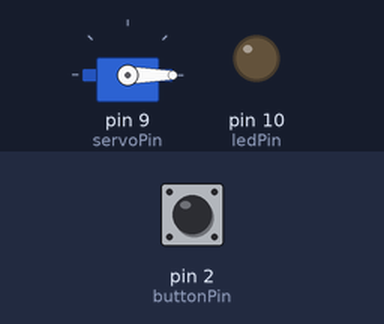
Bench run of a sketch on a simulated Arduino Uno, built with avr-gcc and run on an emulated ATmega328P. Shown: servo, output pins drawn as LEDs (lit = HIGH). Inputs (shaded band) come from the test bench; at power-on: pin 2 (buttonPin) HIGH. EEPROM starts erased; what the sketch prints to the serial monitor is not drawn.

Above: at 1.2 s.
1.3 s: pin 2 (buttonPin) pulled LOW for 0.15 s
At 2.5 s:
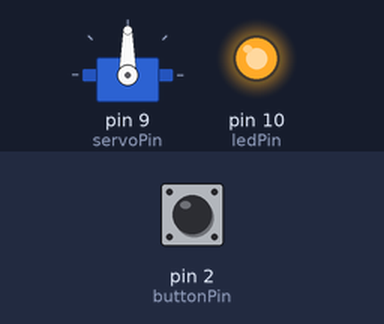
2.9 s: pin 2 (buttonPin) pulled LOW for 1 s
At 3.7 s:
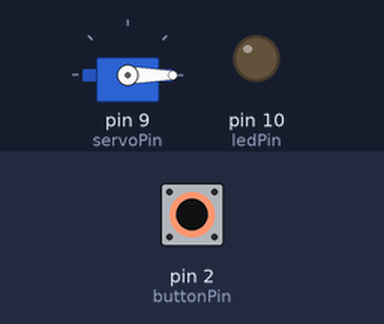
5.4 s: pin 2 (buttonPin) pulled LOW for 3.2 s
At 6.8 s:
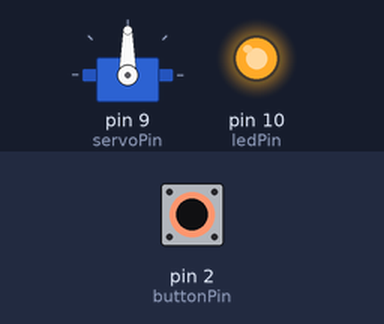
Timing chart, 0 to 8.4 s (numbered marks = the images above; inputs shaded):
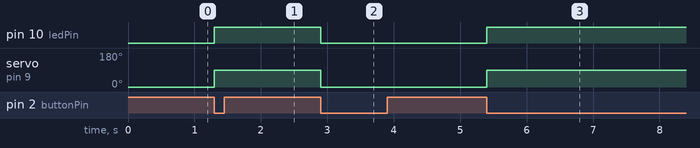

Measured:
- after the input at 1.3 s, pin 10 (ledPin): LOW → HIGH at once; servo on pin 9 (servoPin): 0° → 90° at once
- after the input at 2.9 s, pin 10 (ledPin): HIGH → LOW at once; servo on pin 9 (servoPin): 90° → 0° at once
- after the input at 5.4 s, pin 10 (ledPin): LOW → HIGH at once; servo on pin 9 (servoPin): 0° → 90° at once

The sketch:

3lab.ino
```cpp
#include <Servo.h>
#include <EEPROM.h>

const int ledPin = 10;
const int buttonPin = 2;
const int servoPin = 9;

Servo servo;

volatile bool buttonFlag = false;
volatile bool timerFlag = false;

bool ledState = false;
bool pressed = false;

int servoAngle = 0;
int storedAngle = 0;
int pressCount = 0;


const byte VALID_MARK = 0xA7;
const int addrValid = 0;
const int addrAngle = 1;
const int addrPressCount = 3;


unsigned long lastTick = 0;
const unsigned long tickInterval = 10;

void onButtonPress() {
  if (digitalRead(buttonPin) == LOW) {
    buttonFlag = true;
  }
}

ISR(TIMER2_COMPA_vect) {
  timerFlag = true;
}

void loadEEPROM() {
  byte valid = EEPROM.read(addrValid);
  if (valid == VALID_MARK) {
    EEPROM.get(addrAngle, storedAngle);
    EEPROM.get(addrPressCount, pressCount);
  } else {
    storedAngle = 0;
    pressCount = 0;
    EEPROM.write(addrValid, VALID_MARK);
    EEPROM.put(addrAngle, storedAngle);
    EEPROM.put(addrPressCount, pressCount);
  }
}

void saveEEPROM() {
  EEPROM.put(addrAngle, storedAngle);
  EEPROM.put(addrPressCount, pressCount);
}

void setup() {
  pinMode(ledPin, OUTPUT);
  pinMode(buttonPin, INPUT_PULLUP);
  servo.attach(servoPin);
  servo.write(0);

  loadEEPROM();

  attachInterrupt(digitalPinToInterrupt(buttonPin), onButtonPress, FALLING);

  noInterrupts();
  TCCR2A = 0;
  TCCR2B = 0;
  TCNT2  = 0;
  OCR2A = 156; // 16 MHz / 1024 preskaleris ≈ 15625 Hz → 156 count = ~10 ms
  TCCR2A |= (1 << WGM21);                     // CTC rezimas
  TCCR2B |= (1 << CS22) | (1 << CS21) | (1 << CS20); // preskaleris 1024
  TIMSK2 |= (1 << OCIE2A);                    // ijungiam compare match pertraukti
  interrupts();

  Serial.begin(9600);
  Serial.println("HW2: LED + Servo + Mygtukas + EEPROM (INT0 + Timer2)");
  Serial.print("Issaugotas kampas: "); Serial.println(storedAngle);
  Serial.print("Paspaudimu skaicius: "); Serial.println(pressCount);
}

void loop() {
  if (timerFlag) {
    timerFlag = false;
  }

  if (buttonFlag) {
    buttonFlag = false;

    pressed = !pressed;
    ledState = pressed;
    digitalWrite(ledPin, ledState);

    if (pressed) {
      servoAngle = 90;
    } else {
      servoAngle = 0;
    }

    servo.write(servoAngle);
    pressCount++;
    storedAngle = servoAngle;
    saveEEPROM();

    Serial.print("Mygtuko paspaudimas #");
    Serial.print(pressCount);
    Serial.print(" → Servo kampas: ");
    Serial.println(servoAngle);
  }
}
```
